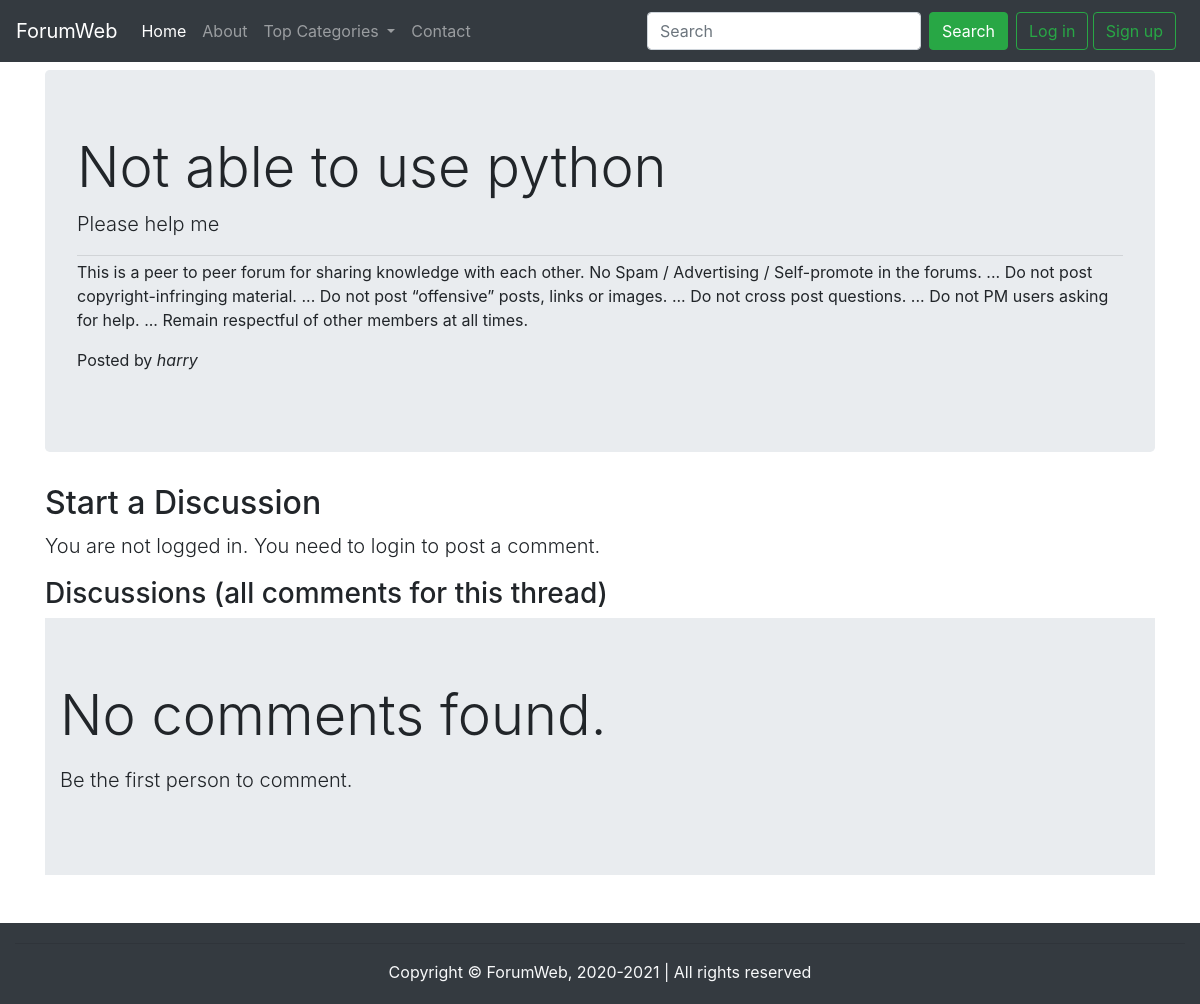
Page /thread.php?thread_id=2 on the committed database.
### tables this page shows
CREATE TABLE `threads` (
  `thread_id` int(11) NOT NULL,
  `title` varchar(255) NOT NULL,
  `description` text NOT NULL,
  `user_id` int(11) NOT NULL,
  `category_id` int(11) NOT NULL,
  `timestamp` datetime NOT NULL DEFAULT current_timestamp()
);

CREATE TABLE `users` (
  `user_id` int(11) NOT NULL,
  `name` varchar(30) NOT NULL,
  `email` varchar(30) NOT NULL,
  `password` varchar(255) NOT NULL,
  `created_at` datetime NOT NULL DEFAULT current_timestamp()
);

### thread.php (the view, shortened to what this page needs)
<!doctype html>
<html lang="en">
<head>
    <link rel="stylesheet" href="https://cdn.jsdelivr.net/npm/bootstrap@4.6.0/dist/css/bootstrap.min.css"
>
</head>
<body>
    <?php
    require"partials/_header.php";
    $thread_id=$_GET['thread_id'];
    $sql="select * from threads where thread_id=".$thread_id;
    $result=mysqli_query($conn,$sql);
    $row=mysqli_fetch_assoc($result);
    $user_id=$row['user_id'];
    $sql2='select name from users where user_id='.$user_id;
    $result2=mysqli_query($conn,$sql2);
    $row2=mysqli_fetch_assoc($result2);
    $posted_by=$row2['name'];
    ?>
    <div class="container my-2">
        <div class="jumbotron">
            <h1 class="display-4"><?php echo $row['title']?></h1>
            <p class="lead"><?php echo $row['description']?></p>
            <hr class="my-1">
            <p>This is a peer to peer forum for sharing knowledge with each other. No Spam / Advertising / Self-promote
                in the forums. ...
                Do not post copyright-infringing material. ...
                Do not post “offensive” posts, links or images. ...
                Do not cross post questions. ...
                Do not PM users asking for help. ...
                Remain respectful of other members at all times.</p>
            <p>Posted by <em><?php echo $posted_by?></em></p>
        </div>
    </div>
    <?php
    if(isset($_SESSION['loggedin'])&& $_SESSION['loggedin']==true){
        echo '<div class="container my-2">
        <h1>Comment your answer</h1>
        <form action="'.$_SERVER["REQUEST_URI"].'" method="post">
            <div class="form-group">
                <label for="comment">Post a comment</label>
                <textarea name="comment" class="form-control" id="comment" rows="3"></textarea>
            </div>
            <button type="submit" class="btn btn-success">Post comment</button>
        </form>
    </div>';
    }
    else{
        echo '<div class="container my-2">
        <h2>Start a Discussion</h2>
            <p class="lead">You are not logged in. You need to login to post a comment.</p>
        </div>';
    }
    ?>
    <div class="container my-3 mb-5" id="browse">
        <h3>Discussions (all comments for this thread)</h3>
        <?php
        $noResult=true;
        if($noResult){
            echo '<div class="jumbotron jumbotron-fluid">
                <div class="container">
                <p class="display-4">No comments found.</p>
                <p class="lead">Be the first person to comment.</p>
                </div>
            </div>';
        }
        ?>
    </div>
    <?php require"partials/_footer.php"?>
</body>
</html>

### thread.php (style rules this page uses)
#browse { min-height: 150px; }

### rows in the picture
threads: title "Not able to use python", description "Please help me"
users: name "harry"
